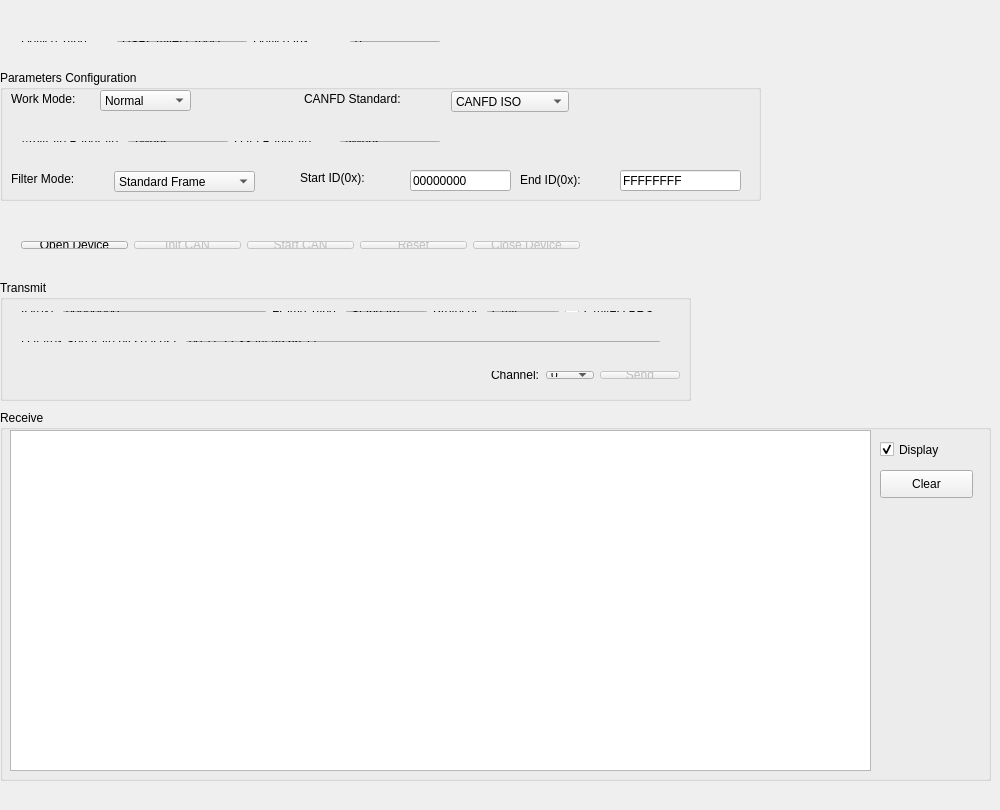
<?xml version="1.0" encoding="UTF-8"?>
<ui version="4.0">
 <class>MainWindow</class>
 <widget class="QMainWindow" name="MainWindow">
  <property name="geometry">
   <rect>
    <x>0</x>
    <y>0</y>
    <width>1000</width>
    <height>810</height>
   </rect>
  </property>
  <property name="minimumSize">
   <size>
    <width>1000</width>
    <height>810</height>
   </size>
  </property>
  <property name="maximumSize">
   <size>
    <width>1000</width>
    <height>810</height>
   </size>
  </property>
  <property name="windowTitle">
   <string>CANFD Qt Demo V1.0</string>
  </property>
  <widget class="QWidget" name="centralWidget">
   <widget class="QGroupBox" name="groupBox">
    <property name="geometry">
     <rect>
      <x>0</x>
      <y>70</y>
      <width>761</width>
      <height>131</height>
     </rect>
    </property>
    <property name="title">
     <string>Parameters Configuration</string>
    </property>
    <widget class="QWidget" name="layoutWidget">
     <property name="geometry">
      <rect>
       <x>10</x>
       <y>60</y>
       <width>441</width>
       <height>23</height>
      </rect>
     </property>
     <layout class="QHBoxLayout" name="horizontalLayout_3">
      <item>
       <widget class="QLabel" name="label_5">
        <property name="text">
         <string>Arbitrate Baudrate:</string>
        </property>
       </widget>
      </item>
      <item>
       <widget class="QComboBox" name="ABIT1Combo">
        <item>
         <property name="text">
          <string>1Mbps</string>
         </property>
        </item>
        <item>
         <property name="text">
          <string>800kbps</string>
         </property>
        </item>
        <item>
         <property name="text">
          <string>500kbps</string>
         </property>
        </item>
        <item>
         <property name="text">
          <string>250kbps</string>
         </property>
        </item>
        <item>
         <property name="text">
          <string>125kbps</string>
         </property>
        </item>
        <item>
         <property name="text">
          <string>100kbps</string>
         </property>
        </item>
        <item>
         <property name="text">
          <string>50kbps</string>
         </property>
        </item>
       </widget>
      </item>
      <item>
       <widget class="QLabel" name="label_6">
        <property name="text">
         <string>Data Baudrate:</string>
        </property>
       </widget>
      </item>
      <item>
       <widget class="QComboBox" name="ABIT2Combo">
        <item>
         <property name="text">
          <string>5Mbps</string>
         </property>
        </item>
        <item>
         <property name="text">
          <string>4Mbps</string>
         </property>
        </item>
        <item>
         <property name="text">
          <string>2Mbps</string>
         </property>
        </item>
        <item>
         <property name="text">
          <string>1Mbps</string>
         </property>
        </item>
       </widget>
      </item>
     </layout>
    </widget>
    <widget class="QLineEdit" name="endIDEdit">
     <property name="geometry">
      <rect>
       <x>620</x>
       <y>100</y>
       <width>121</width>
       <height>21</height>
      </rect>
     </property>
     <property name="text">
      <string>FFFFFFFF</string>
     </property>
    </widget>
    <widget class="QLabel" name="label_8">
     <property name="geometry">
      <rect>
       <x>11</x>
       <y>101</y>
       <width>96</width>
       <height>16</height>
      </rect>
     </property>
     <property name="text">
      <string>Filter Mode:</string>
     </property>
    </widget>
    <widget class="QComboBox" name="filterModeCombo">
     <property name="geometry">
      <rect>
       <x>114</x>
       <y>101</y>
       <width>141</width>
       <height>21</height>
      </rect>
     </property>
     <property name="currentText">
      <string>Standard Frame</string>
     </property>
     <item>
      <property name="text">
       <string>Standard Frame</string>
      </property>
     </item>
     <item>
      <property name="text">
       <string>Extended Frame</string>
      </property>
     </item>
     <item>
      <property name="text">
       <string>disable</string>
      </property>
     </item>
    </widget>
    <widget class="QLabel" name="label_9">
     <property name="geometry">
      <rect>
       <x>300</x>
       <y>100</y>
       <width>104</width>
       <height>16</height>
      </rect>
     </property>
     <property name="text">
      <string>Start ID(0x):</string>
     </property>
    </widget>
    <widget class="QLineEdit" name="StartIDEdit">
     <property name="geometry">
      <rect>
       <x>410</x>
       <y>100</y>
       <width>101</width>
       <height>21</height>
      </rect>
     </property>
     <property name="text">
      <string>00000000</string>
     </property>
    </widget>
    <widget class="QLabel" name="label_10">
     <property name="geometry">
      <rect>
       <x>520</x>
       <y>100</y>
       <width>91</width>
       <height>20</height>
      </rect>
     </property>
     <property name="text">
      <string>End ID(0x):</string>
     </property>
    </widget>
    <widget class="QLabel" name="label_3">
     <property name="geometry">
      <rect>
       <x>11</x>
       <y>21</y>
       <width>80</width>
       <height>16</height>
      </rect>
     </property>
     <property name="text">
      <string>Work Mode:</string>
     </property>
    </widget>
    <widget class="QComboBox" name="workStatusCombo">
     <property name="geometry">
      <rect>
       <x>100</x>
       <y>20</y>
       <width>91</width>
       <height>21</height>
      </rect>
     </property>
     <item>
      <property name="text">
       <string>Normal</string>
      </property>
     </item>
     <item>
      <property name="text">
       <string>RxOnly</string>
      </property>
     </item>
    </widget>
    <widget class="QLabel" name="label_4">
     <property name="geometry">
      <rect>
       <x>304</x>
       <y>21</y>
       <width>120</width>
       <height>16</height>
      </rect>
     </property>
     <property name="text">
      <string>CANFD Standard:</string>
     </property>
    </widget>
    <widget class="QComboBox" name="canFDStandardCombo">
     <property name="geometry">
      <rect>
       <x>451</x>
       <y>21</y>
       <width>118</width>
       <height>21</height>
      </rect>
     </property>
     <item>
      <property name="text">
       <string>CANFD ISO</string>
      </property>
     </item>
     <item>
      <property name="text">
       <string>CANFD BOSCH</string>
      </property>
     </item>
    </widget>
   </widget>
   <widget class="QGroupBox" name="groupBox_2">
    <property name="geometry">
     <rect>
      <x>0</x>
      <y>280</y>
      <width>691</width>
      <height>121</height>
     </rect>
    </property>
    <property name="title">
     <string>Transmit</string>
    </property>
    <widget class="QWidget" name="layoutWidget">
     <property name="geometry">
      <rect>
       <x>10</x>
       <y>20</y>
       <width>661</width>
       <height>23</height>
      </rect>
     </property>
     <layout class="QHBoxLayout" name="horizontalLayout_7">
      <item>
       <widget class="QLabel" name="label_11">
        <property name="text">
         <string>ID(0x):</string>
        </property>
       </widget>
      </item>
      <item>
       <widget class="QLineEdit" name="sendIDEdit">
        <property name="text">
         <string>00000000</string>
        </property>
       </widget>
      </item>
      <item>
       <widget class="QLabel" name="label_12">
        <property name="text">
         <string>Frame Type:</string>
        </property>
       </widget>
      </item>
      <item>
       <widget class="QComboBox" name="frameTypeCombo">
        <item>
         <property name="text">
          <string>Standard</string>
         </property>
        </item>
        <item>
         <property name="text">
          <string>Extended</string>
         </property>
        </item>
       </widget>
      </item>
      <item>
       <widget class="QLabel" name="label_13">
        <property name="text">
         <string>Protocol:</string>
        </property>
       </widget>
      </item>
      <item>
       <widget class="QComboBox" name="protocolCombo">
        <item>
         <property name="text">
          <string>CAN</string>
         </property>
        </item>
        <item>
         <property name="text">
          <string>CANFD</string>
         </property>
        </item>
       </widget>
      </item>
      <item>
       <widget class="QCheckBox" name="CANFDaccCheck">
        <property name="text">
         <string>CANFD BRS</string>
        </property>
       </widget>
      </item>
     </layout>
    </widget>
    <widget class="QWidget" name="layoutWidget">
     <property name="geometry">
      <rect>
       <x>10</x>
       <y>50</y>
       <width>661</width>
       <height>23</height>
      </rect>
     </property>
     <layout class="QHBoxLayout" name="horizontalLayout_8">
      <item>
       <widget class="QLabel" name="label_14">
        <property name="text">
         <string>Data(0x,Separate by spaces):</string>
        </property>
       </widget>
      </item>
      <item>
       <widget class="QLineEdit" name="sendDataEdit">
        <property name="text">
         <string>00 11 22 33 44 55 66 77</string>
        </property>
       </widget>
      </item>
     </layout>
    </widget>
    <widget class="QWidget" name="layoutWidget">
     <property name="geometry">
      <rect>
       <x>480</x>
       <y>80</y>
       <width>211</width>
       <height>30</height>
      </rect>
     </property>
     <layout class="QHBoxLayout" name="horizontalLayout_9">
      <item>
       <widget class="QLabel" name="label_15">
        <property name="text">
         <string>Channel:</string>
        </property>
       </widget>
      </item>
      <item>
       <widget class="QComboBox" name="sendPathCombo">
        <item>
         <property name="text">
          <string>0</string>
         </property>
        </item>
        <item>
         <property name="text">
          <string>1</string>
         </property>
        </item>
       </widget>
      </item>
      <item>
       <widget class="QPushButton" name="sendBtn">
        <property name="enabled">
         <bool>false</bool>
        </property>
        <property name="text">
         <string>Send</string>
        </property>
       </widget>
      </item>
     </layout>
    </widget>
   </widget>
   <widget class="QGroupBox" name="groupBox_3">
    <property name="geometry">
     <rect>
      <x>0</x>
      <y>410</y>
      <width>991</width>
      <height>371</height>
     </rect>
    </property>
    <property name="title">
     <string>Receive</string>
    </property>
    <widget class="QPushButton" name="cleanListBtn">
     <property name="geometry">
      <rect>
       <x>880</x>
       <y>60</y>
       <width>93</width>
       <height>28</height>
      </rect>
     </property>
     <property name="text">
      <string>Clear</string>
     </property>
    </widget>
    <widget class="QTableWidget" name="tableWidget">
     <property name="geometry">
      <rect>
       <x>10</x>
       <y>20</y>
       <width>861</width>
       <height>341</height>
      </rect>
     </property>
    </widget>
    <widget class="QCheckBox" name="checkBox_4">
     <property name="enabled">
      <bool>true</bool>
     </property>
     <property name="geometry">
      <rect>
       <x>880</x>
       <y>30</y>
       <width>91</width>
       <height>19</height>
      </rect>
     </property>
     <property name="text">
      <string>Display</string>
     </property>
     <property name="checked">
      <bool>true</bool>
     </property>
    </widget>
   </widget>
   <widget class="QWidget" name="layoutWidget">
    <property name="geometry">
     <rect>
      <x>10</x>
      <y>30</y>
      <width>441</width>
      <height>23</height>
     </rect>
    </property>
    <layout class="QHBoxLayout" name="horizontalLayout_5">
     <item>
      <widget class="QLabel" name="label">
       <property name="text">
        <string>Device Type:</string>
       </property>
      </widget>
     </item>
     <item>
      <widget class="QComboBox" name="deviceTypeCombo">
       <item>
        <property name="text">
         <string>USBCANFD-200U</string>
        </property>
       </item>
      </widget>
     </item>
     <item>
      <widget class="QLabel" name="label_2">
       <property name="text">
        <string>Device Idx:</string>
       </property>
      </widget>
     </item>
     <item>
      <widget class="QComboBox" name="deviceIndexCombo">
       <item>
        <property name="text">
         <string>0</string>
        </property>
       </item>
       <item>
        <property name="text">
         <string>1</string>
        </property>
       </item>
       <item>
        <property name="text">
         <string>2</string>
        </property>
       </item>
       <item>
        <property name="text">
         <string>3</string>
        </property>
       </item>
       <item>
        <property name="text">
         <string>4</string>
        </property>
       </item>
       <item>
        <property name="text">
         <string>5</string>
        </property>
       </item>
       <item>
        <property name="text">
         <string>6</string>
        </property>
       </item>
       <item>
        <property name="text">
         <string>7</string>
        </property>
       </item>
       <item>
        <property name="text">
         <string>8</string>
        </property>
       </item>
       <item>
        <property name="text">
         <string>9</string>
        </property>
       </item>
       <item>
        <property name="text">
         <string>10</string>
        </property>
       </item>
       <item>
        <property name="text">
         <string>11</string>
        </property>
       </item>
       <item>
        <property name="text">
         <string>12</string>
        </property>
       </item>
       <item>
        <property name="text">
         <string>13</string>
        </property>
       </item>
       <item>
        <property name="text">
         <string>14</string>
        </property>
       </item>
       <item>
        <property name="text">
         <string>15</string>
        </property>
       </item>
       <item>
        <property name="text">
         <string>16</string>
        </property>
       </item>
       <item>
        <property name="text">
         <string>17</string>
        </property>
       </item>
       <item>
        <property name="text">
         <string>18</string>
        </property>
       </item>
       <item>
        <property name="text">
         <string>19</string>
        </property>
       </item>
       <item>
        <property name="text">
         <string>20</string>
        </property>
       </item>
       <item>
        <property name="text">
         <string>21</string>
        </property>
       </item>
       <item>
        <property name="text">
         <string>22</string>
        </property>
       </item>
       <item>
        <property name="text">
         <string>23</string>
        </property>
       </item>
       <item>
        <property name="text">
         <string>24</string>
        </property>
       </item>
       <item>
        <property name="text">
         <string>25</string>
        </property>
       </item>
       <item>
        <property name="text">
         <string>26</string>
        </property>
       </item>
       <item>
        <property name="text">
         <string>27</string>
        </property>
       </item>
       <item>
        <property name="text">
         <string>28</string>
        </property>
       </item>
       <item>
        <property name="text">
         <string>29</string>
        </property>
       </item>
       <item>
        <property name="text">
         <string>30</string>
        </property>
       </item>
       <item>
        <property name="text">
         <string>31</string>
        </property>
       </item>
      </widget>
     </item>
    </layout>
   </widget>
   <widget class="QWidget" name="layoutWidget">
    <property name="geometry">
     <rect>
      <x>10</x>
      <y>230</y>
      <width>581</width>
      <height>30</height>
     </rect>
    </property>
    <layout class="QHBoxLayout" name="horizontalLayout_6">
     <item>
      <widget class="QPushButton" name="openDeviceBtn">
       <property name="text">
        <string>Open Device</string>
       </property>
      </widget>
     </item>
     <item>
      <widget class="QPushButton" name="initCANBtn">
       <property name="enabled">
        <bool>false</bool>
       </property>
       <property name="text">
        <string>Init CAN</string>
       </property>
      </widget>
     </item>
     <item>
      <widget class="QPushButton" name="StartCANBtn">
       <property name="enabled">
        <bool>false</bool>
       </property>
       <property name="text">
        <string>Start CAN</string>
       </property>
      </widget>
     </item>
     <item>
      <widget class="QPushButton" name="reSetCANBtn">
       <property name="enabled">
        <bool>false</bool>
       </property>
       <property name="text">
        <string>Reset</string>
       </property>
      </widget>
     </item>
     <item>
      <widget class="QPushButton" name="closeDeviceBtn">
       <property name="enabled">
        <bool>false</bool>
       </property>
       <property name="text">
        <string>Close Device</string>
       </property>
      </widget>
     </item>
    </layout>
   </widget>
  </widget>
 </widget>
 <layoutdefault spacing="6" margin="11"/>
 <resources/>
 <connections/>
</ui>
